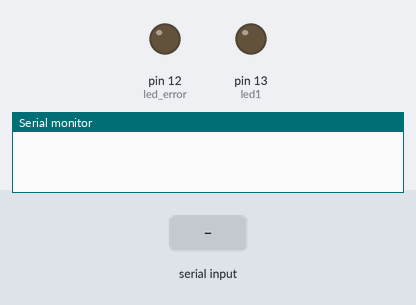
The sketch below on a simulated Arduino Uno, built with avr-gcc and run on an emulated ATmega328P. On the bench: output pins drawn as LEDs (lit = HIGH), the last lines printed to the serial monitor. The inputs (shaded band) are chosen by the test bench.

Above: at 1.2 s.
1.3 s: "Fallo" received over the second serial link
At 3.3 s:
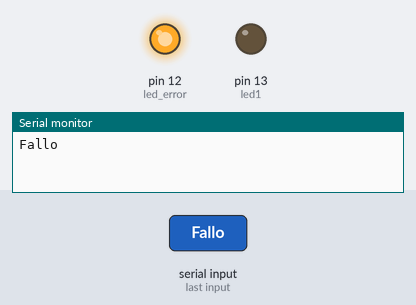
3.8 s: "satoff" received over the second serial link
At 4.5 s:
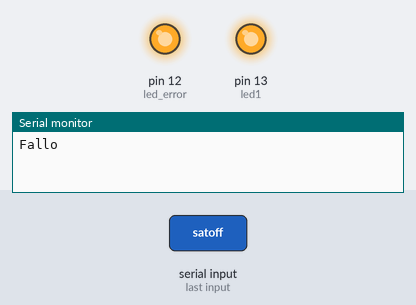
6.3 s: "saton" received over the second serial link
At 7.0 s:
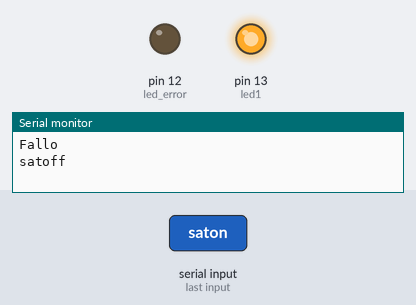
Timing chart, 0 to 9.3 s (numbered marks = the images above; inputs shaded):
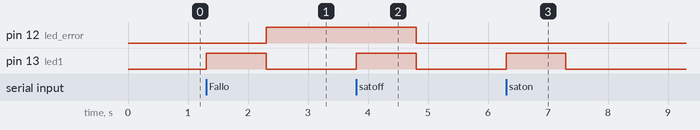

The sketch:

Arduino-tierra.ino
```cpp
// Comunicación entre placas arduino
#include <SoftwareSerial.h>
int i;
SoftwareSerial mySerial(10, 11); // RX, TX
//////////////////////////////
// Led de la tierra
const int led1 = 13;
const int led_error = 12;
int esperandoTimeout = 0;
int nextTimeout = 0;
int temp = 0;
int flag = 0;
int mandar_error = false;

void setup() {
   pinMode(led1, OUTPUT);
   pinMode(led_error, OUTPUT);
   Serial.begin(9600);
   mySerial.begin(9600);
}
void loop() {
   int i = millis();
   // Comunicación entre placas arduino
   // Recepción:
   if (mySerial.available()) {
      digitalWrite(led1, HIGH);
      String data = mySerial.readString();
      if (data == "Fallo"){
         digitalWrite(led_error, HIGH);
         Serial.println(data);
      } else {
         Serial.print(data); // No usamos la función .println() debido a que la información recibida de la otra placa Arduino ya viene con un \n (Se envia con un .println())
         digitalWrite(led_error,LOW);
      }
      digitalWrite(led1, LOW);
      nextTimeout = millis() + 5000;
      flag = 0;
   }
   temp = millis();
   if (nextTimeout <= temp && flag == 0 && nextTimeout/temp>0 && mandar_error){ // Hemos añadido la división para evitar que haya un error por culpa de la conversión del millis()
      digitalWrite(led_error,HIGH);
      Serial.println("nullerror");
      nextTimeout = millis() + 5000;
      flag = 1;
   }

   if(Serial.available()){
      String mensaje = Serial.readString();
      if (mensaje == "satoff"){
         mandar_error = false;
      } else if (mensaje == "saton"){
         mandar_error = true;
      }
      mySerial.print(mensaje);
   }
}
```

Measured:
- after the input at 1.3 s, pin 12 (led_error): LOW → HIGH after 1.0 s; pin 13 (led1): LOW → HIGH at once, → LOW 1.0 s later
- after the input at 3.8 s, pin 12 (led_error): HIGH → LOW after 1.0 s; pin 13 (led1): LOW → HIGH at once, → LOW 1.0 s later
- after the input at 6.3 s, pin 13 (led1): LOW → HIGH at once, → LOW 1.0 s later
